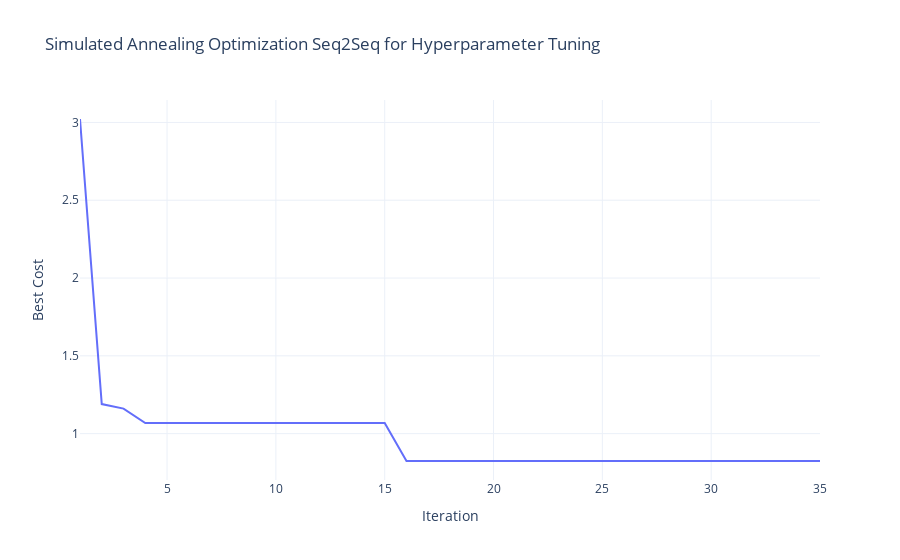

The code cell stored with this chart in its notebook:
### Code cell
HORIZON = 1
WINDOW = 7

encoder_config = RNNConfig(
    input_size=len(columns_to_select),
    hidden_size=32,
    num_layers=5,
    bidirectional=True
)

decoder_config = RNNConfig(
    input_size=len(columns_to_select),
    hidden_size=32,
    num_layers=5,
    bidirectional=True
)

rnn2fc_config = Seq2SeqConfig(
    encoder_type="LSTM",
    decoder_type="FC",
    encoder_params=encoder_config,
    decoder_params={"window_size": WINDOW, "horizon": HORIZON},
    decoder_use_all_hidden=True,
    learning_rate=1e-3,
)

model = Seq2SeqModel(rnn2fc_config)
algorithm_name = "Seq2Seq LSTM"
metric_record, pred_df = train_and_evaluate(model, rnn2fc_config, datamodule, test, train, algorithm_name, metric_record, pred_df)

param_bounds = {
    "encoder_type": ["RNN", "GRU", "LSTM"],
    "decoder_type": ["FC"],
    "hidden_size": (32, 128),
    "num_layers": (5, 30),
    "bidirectional": [True, False],
    "decoder_use_all_hidden": [True, False],
}

initial_params = ["RNN", "FC", 32, 5, True, True]

initial_temp = 10

def objective(params):
    encoder_type, decoder_type, hidden_size, num_layers, bidirectional, decoder_use_all_hidden = params

    encoder_config = RNNConfig(
        input_size=len(columns_to_select),
        hidden_size=hidden_size,
        num_layers=num_layers,
        bidirectional=bidirectional
    )

    decoder_config = RNNConfig(
        input_size=len(columns_to_select),
        hidden_size=hidden_size,
        num_layers=num_layers,
        bidirectional=bidirectional
    )

    rnn2fc_config = Seq2SeqConfig(
        encoder_type=encoder_type,
        decoder_type=decoder_type,
        encoder_params=encoder_config,
        decoder_params={"window_size": WINDOW, "horizon": HORIZON},
        decoder_use_all_hidden=decoder_use_all_hidden,
        learning_rate=1e-3,
    )

    model = Seq2SeqModel(rnn2fc_config)

    trainer = pl.Trainer(
        min_epochs=5,
        max_epochs=100,
        accelerator="gpu",
        devices=1,
        callbacks=[EarlyStopping(monitor="valid_loss", patience=10)],
    )

    trainer.fit(model, datamodule)

    predictions = trainer.predict(model, datamodule.test_dataloader())
    predictions = torch.cat(predictions).squeeze().detach().numpy()
    predictions = predictions * datamodule.train.std + datamodule.train.mean

    actuals = test["covidOccupiedMVBeds"].values

    assert actuals.shape == predictions.shape, "Mismatch in shapes between actuals and predictions"

    return np.mean(np.abs(actuals - predictions))

best_cost, best_params, cost_history = simulated_annealing(
    objective, initial_params, initial_temp, neighbor, n_iter, cooling_rate
)

logging.info(f"Best Parameters: {best_params}, Best Cost: {best_cost}")

fig = go.Figure()
fig.add_trace(go.Scatter(x=np.arange(1, len(cost_history) + 1), y=cost_history, mode="lines"))
fig.update_layout(
    title="Simulated Annealing Optimization Seq2Seq for Hyperparameter Tuning",
    xaxis_title="Iteration",
    yaxis_title="Best Cost",
    template="plotly_white",
)

# save_path = f"reports/figures/{selected_area}_sa_seq2seq_optimization.pdf"
# pio.write_image(fig, save_path)
fig.show()

encoder_type, decoder_type, hidden_size, num_layers, bidirectional, decoder_use_all_hidden = best_params

encoder_config = RNNConfig(
    input_size=len(columns_to_select),
    hidden_size=hidden_size,
    num_layers=num_layers,
    bidirectional=bidirectional
)

decoder_config = RNNConfig(
    input_size=len(columns_to_select),
    hidden_size=hidden_size,
    num_layers=num_layers,
    bidirectional=bidirectional
)

rnn2fc_config = Seq2SeqConfig(
    encoder_type=encoder_type,
    decoder_type=decoder_type,
    encoder_params=encoder_config,
    decoder_params={"window_size": WINDOW, "horizon": HORIZON},
    decoder_use_all_hidden=decoder_use_all_hidden,
    learning_rate=1e-3,
)

model = Seq2SeqModel(rnn2fc_config)
algorithm_name = f"Optimized Seq2Seq {encoder_type} (SA)"
metric_record, pred_df = train_and_evaluate(model, rnn2fc_config, datamodule, test, train, algorithm_name, metric_record, pred_df)

shutil.rmtree("lightning_logs")

metric_df = pd.DataFrame(metric_record)
metric_df[["MAE", "MSE", "MASE", "Forecast Bias"]] = metric_df[
    ["MAE", "MSE", "MASE", "Forecast Bias"]
].astype("float32")

final_metric_file = f"reports/metrics/{selected_area}_final_metrics.csv"
metric_df.to_csv(final_metric_file, index=False)

### Figure 1 — Plotly figure (JSON) as saved in the notebook; plotly's stock layout.template omitted (floating-point values rounded to 4 significant figures)
{"data": [{"mode": "lines", "type": "scatter", "x": [1, 2, 3, 4, 5, 6, 7, 8, 9, 10, 11, 12, 13, 14, 15, 16, 17, 18, 19, 20, 21, 22, 23, 24, 25, 26, 27, 28, 29, 30, 31, 32, 33, 34, 35], "y": [3.022, 1.19, 1.161, 1.068, 1.068, 1.068, 1.068, 1.068, 1.068, 1.068, 1.068, 1.068, 1.068, 1.068, 1.068, 0.8242, 0.8242, 0.8242, 0.8242, 0.8242, 0.8242, 0.8242, 0.8242, 0.8242, 0.8242, 0.8242, 0.8242, 0.8242, 0.8242, 0.8242, 0.8242, 0.8242, 0.8242, 0.8242, 0.8242]}], "layout": {"title": {"text": "Simulated Annealing Optimization Seq2Seq for Hyperparameter Tuning"}, "xaxis": {"title": {"text": "Iteration"}}, "yaxis": {"title": {"text": "Best Cost"}}}}
